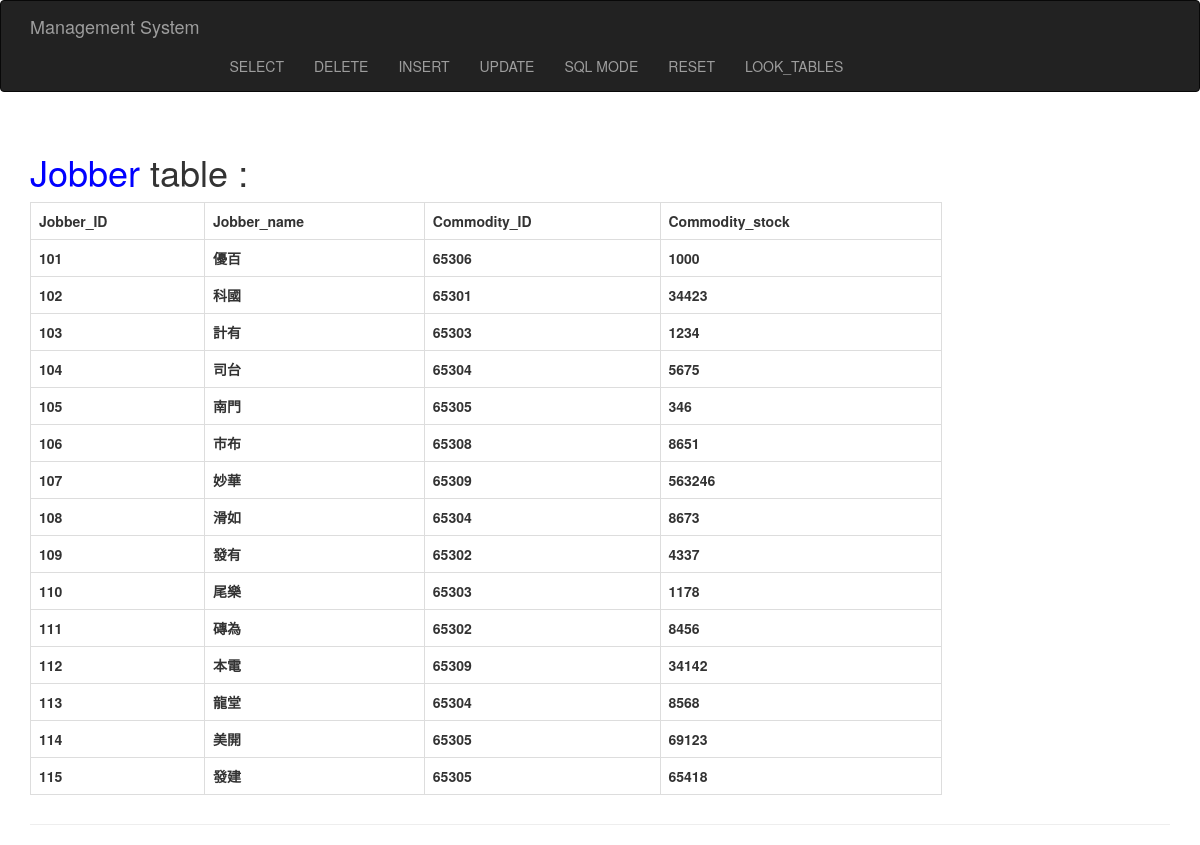
The page /tables/Jobber on the database its author committed.
### tables this page shows
CREATE TABLE Jobber(
	Jobber_ID INTEGER PRIMARY KEY,
	Jobber_name TEXT NOT NULL,
	Commodity_ID INTEGER NOT NULL,
	Commodity_stock INTEGER NOT NULL
);

### dbms/button.py (the view)
@bp.route('/tables/<table>')
def table_btn(table):
    content = get_db().execute("SELECT * FROM " + table).fetchall()
    return render_template('enter.html', table=table, content=content)

### dbms/db.py (called while the page is built)
def get_db():
    if 'db' not in g:
        g.db = sqlite3.connect(
            current_app.config['DATABASE'],
            detect_types=sqlite3.PARSE_DECLTYPES
        )
        g.db.row_factory = sqlite3.Row
    return g.db

### dbms/templates/enter.html (shortened to what this page needs)
{% extends "base.html" %}
{% block page_content %}
<div class="page-header">
	<h1><font color="blue">{{ table }}</font> table :</h1>
	<table class="table-hover table-bordered table" style="width: 80%;">
		<tr>
			{% if content %}
				{% for key in content[0].keys() %}
					<th>{{ key }}</th>
				{% endfor %}
			{% endif %}
		</tr>
		{% if content %}
			{% for row in content %}
				<tr>
				{% for key in content[0].keys() %}
				<th>{{ row[key] }}</th>
				{% endfor %}
				</tr>
			{% endfor %}
		{% endif %}
	</table>
</div>
{% endblock %}

### rows shown on the page
Jobber: Jobber_ID "101" "優百" "65306" "1000"
Jobber: Jobber_ID "102" "科國" "65301" "34423"
Jobber: Jobber_ID "103" "計有" "65303" "1234"
Jobber: Jobber_ID "104" "司台" "65304" "5675"
Jobber: Jobber_ID "105" "南門" "65305" "346"
Jobber: Jobber_ID "106" "市布" "65308" "8651"
Jobber: Jobber_ID "107" "妙華" "65309" "563246"
Jobber: Jobber_ID "108" "滑如" "65304" "8673"
Jobber: Jobber_ID "109" "發有" "65302" "4337"
Jobber: Jobber_ID "110" "尾樂" "65303" "1178"
Jobber: Jobber_ID "111" "磚為" "65302" "8456"
Jobber: Jobber_ID "112" "本電" "65309" "34142"
Jobber: Jobber_ID "113" "龍堂" "65304" "8568"
Jobber: Jobber_ID "114" "美開" "65305" "69123"
Jobber: Jobber_ID "115" "發建" "65305" "65418"

### other values the page prints
{{ table }} "Jobber"
{{ key }} "Jobber_ID" "Jobber_name" "Commodity_ID" "Commodity_stock"
